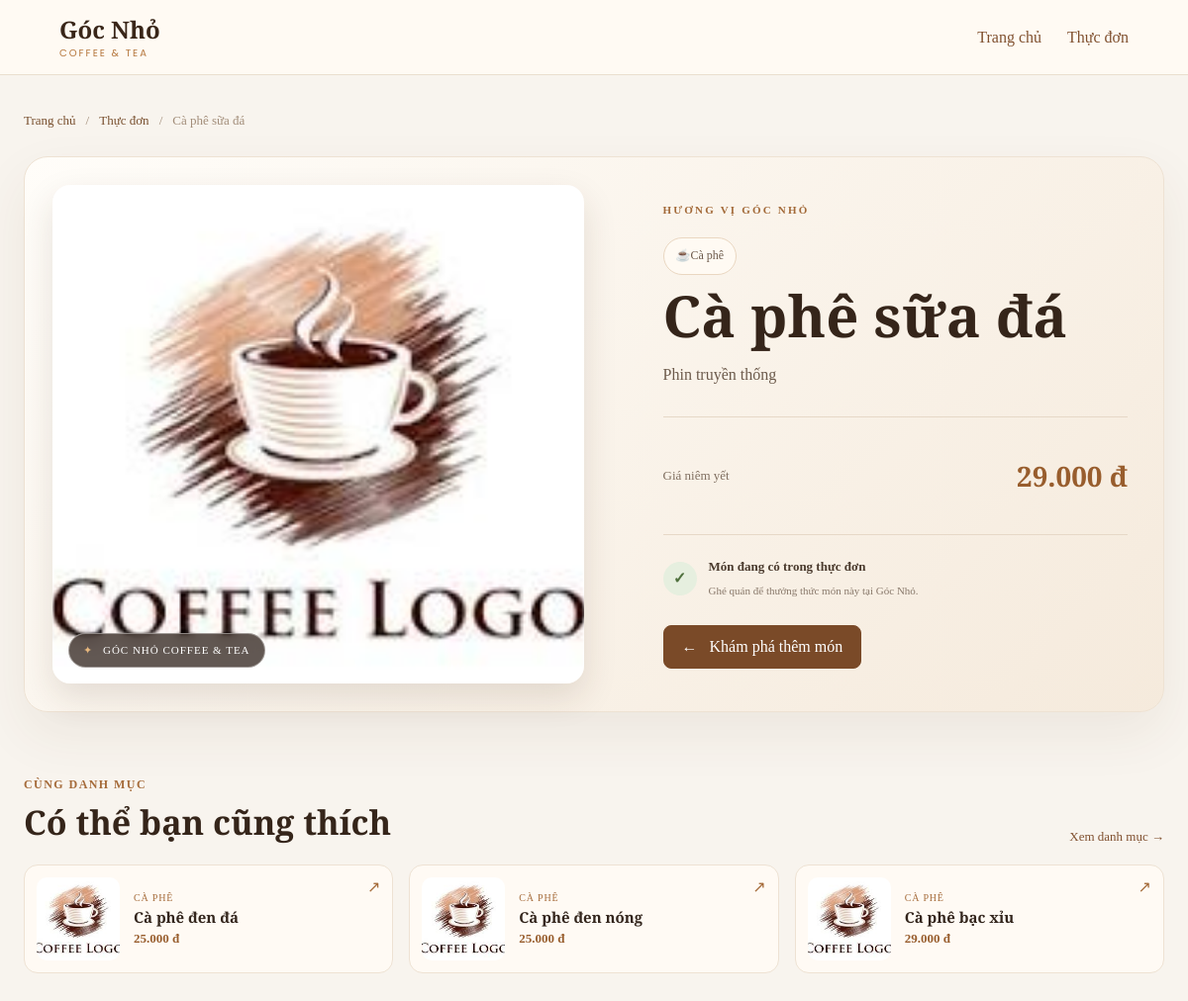
The page /index.php?page=menu-detail&id=1 on the database its author committed.
### tables this page shows
CREATE TABLE IF NOT EXISTS menu_items (
  item_id INT UNSIGNED AUTO_INCREMENT PRIMARY KEY,
  category_id INT UNSIGNED NOT NULL,
  item_name VARCHAR(150) NOT NULL,
  description VARCHAR(255) NULL,
  price INT UNSIGNED NOT NULL,
  image MEDIUMTEXT NULL,
  is_hidden TINYINT(1) NOT NULL DEFAULT 0,
  is_sold_out TINYINT(1) NOT NULL DEFAULT 0,
  stock INT UNSIGNED NOT NULL DEFAULT 0,
  min_stock INT UNSIGNED NOT NULL DEFAULT 10,
  UNIQUE KEY uq_cat_name (category_id, item_name),
  FOREIGN KEY (category_id) REFERENCES categories(category_id)
);

CREATE TABLE IF NOT EXISTS categories (
  category_id INT UNSIGNED AUTO_INCREMENT PRIMARY KEY,
  category_name VARCHAR(100) NOT NULL UNIQUE,
  has_options TINYINT(1) NOT NULL DEFAULT 1
);

### index.php (called while the page is built, shortened)
<?php
require_once __DIR__ . '/functions.php';
$routes = array(
    'home' => 'home/index.php',
    'public-menu' => 'public-menu/index.php',
    'menu-detail' => 'menu-detail/index.php',
    'tables' => 'tables/index.php',
    'schedule' => 'schedule/index.php',
    'ops' => 'ops/index.php',
    'orders' => 'orders/index.php',
    'cashshift' => 'cashshift/index.php',
    'kitchen' => 'kitchen/index.php',
    'notify' => 'notify/index.php',
    'handover' => 'handover/index.php',
);
$page = $_GET['page'] ?? null;
$file = (is_string($page) && isset($routes[$page])) ? __DIR__ . '/pages/' . $routes[$page] : '';
$action = dirname($file) . '/action.php';
if (is_file($action)) {
    require $action;
}
require __DIR__ . '/layouts/public/header.php';
require $file;
require __DIR__ . '/layouts/public/footer.php';

### helpers/common.php (called while the page is built, shortened)
<?php
function e($value)
{
    return htmlspecialchars((string) $value, ENT_QUOTES, 'UTF-8');
}
function get_all_settings($refresh = false)
{
    static $settings = null;
    if ($settings !== null && !$refresh) {
        return $settings;
    }
    $settings = array();
    try {
        $rows = db()->fetchAll('SELECT setting_key, setting_value FROM site_settings');
        foreach ($rows as $r) {
            $settings[$r['setting_key']] = $r['setting_value'];
        }
    } catch (\Throwable $e) {
    }
    return $settings;
}
function setting($key, $default = '')
{
    $all = get_all_settings();
    return isset($all[$key]) && $all[$key] !== '' && $all[$key] !== null ? $all[$key] : $default;
}
function brand_name()
{
    return setting('brand_name', 'Góc Nhỏ');
}
function brand_subtitle()
{
    return setting('brand_subtitle', 'Coffee & Tea');
}
function brand_full()
{
    return trim(brand_name() . ' ' . brand_subtitle());
}
function menu_item_image($item)
{
    return !empty($item['image']) ? $item['image'] : 'assets/images/images.jpg';
}

### config/database.php (called while the page is built, shortened)
<?php
$env = function ($key, $default) {
    $value = getenv($key);
    return $value === false ? $default : $value;
};
$appEnvironment = strtolower((string) $env('APP_ENV', 'local'));
$dbUser = $env('DB_USER', 'root');
$dbPassword = $env('DB_PASSWORD', '');
return array(
    'host'     => $env('DB_HOST', '127.0.0.1'),
    'port'     => (int) $env('DB_PORT', '3306'),
    'database' => $env('DB_NAME', 'coffee_shop'),
    'username' => $dbUser,
    'password' => $dbPassword,
    'charset'  => 'utf8mb4',
);

### helpers/database.php (called while the page is built)
<?php
function db()
{
    static $database = null;
    if ($database === null) {
        $config = require __DIR__ . '/../config/database.php';
        $database = new Database($config);
    }
    return $database;
}

### classes/Database.php (called while the page is built, shortened)
<?php
class Database
{
    private $connection;
    public function __construct($config)
    {
        $this->connection = new mysqli(
            $config['host'], $config['username'], $config['password'],
            $config['database'], $config['port']
        );
        $this->connection->set_charset($config['charset']);
        $this->connection->query("SET time_zone = '" . date('P') . "'");
    }
    public function run($sql, $params = array())
    {
        $stmt = $this->connection->prepare($sql);
        if ($params) {
            $types = '';
            foreach ($params as $p) { $types .= is_int($p) ? 'i' : 's'; }
            $stmt->bind_param($types, ...$params);
        }
        $stmt->execute();
        return $stmt;
    }
    public function fetchAll($sql, $params = array())
    {
        return $this->run($sql, $params)->get_result()->fetch_all(MYSQLI_ASSOC);
    }
    public function fetchOne($sql, $params = array())
    {
        $row = $this->run($sql, $params)->get_result()->fetch_assoc();
        return $row ?: null;
    }
}

### pages/menu-detail/action.php (called while the page is built, shortened)
<?php
require_once __DIR__ . '/../../functions.php';
$itemId = filter_input(INPUT_GET, 'id', FILTER_VALIDATE_INT);
$menuItem = ($itemId && $itemId > 0) ? get_menu_item($itemId) : null;
$relatedMenuItems = $menuItem
    ? public_related_menu_items($menuItem['category_id'], $menuItem['item_id'], 3)
    : array();
$title = $menuItem ? $menuItem['item_name'] . ' | ' . brand_full() : 'Không tìm thấy món';

### functions.php (called while the page is built, shortened)
<?php
function get_menu_item($id)
{
    return db()->fetchOne(
        "SELECT m.item_id, m.item_name, m.description, m.price, m.image,
                m.is_hidden, c.category_id, c.category_name
         FROM menu_items m
         JOIN categories c ON c.category_id = m.category_id
         WHERE m.item_id = ? AND m.is_hidden = 0",
        array((int) $id)
    );
}
function public_related_menu_items($categoryId, $exceptId, $limit = 3)
{
    return db()->fetchAll(
        "SELECT m.item_id, m.item_name, m.price, m.image, m.description,
                c.category_name, c.category_id
         FROM menu_items m
         JOIN categories c ON c.category_id = m.category_id
         WHERE m.is_hidden = 0 AND m.category_id = ? AND m.item_id <> ?
         ORDER BY m.item_id ASC
         LIMIT ?",
        array((int) $categoryId, (int) $exceptId, max(1, min(6, (int) $limit)))
    );
}

### pages/menu-detail/index.php (the view)
<header class="catalog-header">
    <a href="index.php?page=home" class="catalog-brand"><?= e(brand_name()) ?> <span><?= e(brand_subtitle()) ?></span></a>
    <nav aria-label="Điều hướng chính">
        <a href="index.php?page=home">Trang chủ</a>
        <a href="index.php?page=public-menu">Thực đơn</a>
    </nav>
</header>
<main class="catalog-main catalog-detail-page">
    <?php if (!$menuItem): ?>
        <section class="catalog-not-found">
            <p class="catalog-eyebrow">404 · KHÔNG TÌM THẤY</p>
            <h1>Món này không có trong thực đơn</h1>
            <p>Món có thể đã bị ẩn hoặc đường dẫn không còn hợp lệ.</p>
            <a class="catalog-back" href="index.php?page=public-menu">Quay lại thực đơn <span aria-hidden="true">→</span></a>
        </section>
    <?php else: ?>
        <nav class="catalog-breadcrumb" aria-label="Đường dẫn">
            <a href="index.php?page=home">Trang chủ</a><span aria-hidden="true">/</span>
            <a href="index.php?page=public-menu">Thực đơn</a><span aria-hidden="true">/</span>
            <span><?= e($menuItem['item_name']) ?></span>
        </nav>
        <article class="catalog-detail">
            <div class="catalog-detail-visual">
                <img src="<?= e(menu_item_image($menuItem)) ?>" alt="<?= e($menuItem['item_name']) ?>">
                <span class="catalog-photo-caption"><span aria-hidden="true">✦</span> <?= e(brand_full()) ?></span>
            </div>
            <div class="catalog-detail-info">
                <span class="catalog-detail-kicker">HƯƠNG VỊ <?= e(mb_strtoupper(brand_name(), "UTF-8")) ?></span>
                <p class="catalog-category-pill"><span aria-hidden="true">☕</span> <?= e($menuItem['category_name']) ?></p>
                <h1><?= e($menuItem['item_name']) ?></h1>
                <p class="catalog-detail-description"><?= e($menuItem['description'] ?: 'Được chuẩn bị tại quán với sự chăm chút trong từng phần.') ?></p>
                <div class="catalog-detail-price">
                    <span>Giá niêm yết</span>
                    <strong><?= e(number_format((int) $menuItem['price'], 0, ',', '.')) ?> đ</strong>
                </div>
                <div class="catalog-detail-note">
                    <span class="catalog-note-icon" aria-hidden="true">✓</span>
                    <p><b>Món đang có trong thực đơn</b><small>Ghé quán để thưởng thức món này tại <?= e(brand_name()) ?>.</small></p>
                </div>
                <a class="catalog-back catalog-back-link" href="index.php?page=public-menu"><span aria-hidden="true">←</span> Khám phá thêm món</a>
            </div>
        </article>
        <?php if ($relatedMenuItems): ?>
            <section class="catalog-related" aria-labelledby="relatedMenuHeading">
                <div class="catalog-related-heading">
                    <div><p class="catalog-eyebrow">CÙNG DANH MỤC</p><h2 id="relatedMenuHeading">Có thể bạn cũng thích</h2></div>
                    <a href="index.php?page=public-menu&amp;category=<?= e(rawurlencode($menuItem['category_name'])) ?>">Xem danh mục <span aria-hidden="true">→</span></a>
                </div>
                <div class="catalog-related-grid">
                    <?php foreach ($relatedMenuItems as $related): ?>
                        <a class="catalog-related-card" href="index.php?page=menu-detail&amp;id=<?= (int) $related['item_id'] ?>">
                            <img src="<?= e(menu_item_image($related)) ?>" alt="<?= e($related['item_name']) ?>" loading="lazy">
                            <span><small><?= e($related['category_name']) ?></small><b><?= e($related['item_name']) ?></b>
                                <strong><?= e(number_format((int) $related['price'], 0, ',', '.')) ?> đ</strong></span>
                            <i aria-hidden="true">↗</i>
                        </a>
                    <?php endforeach; ?>
                </div>
            </section>
        <?php endif; ?>
    <?php endif; ?>
</main>

### assets/css/style.css (style rules this page uses)
html, body { height: 100%; margin: 0; overflow: hidden; }
body { display: flex; }

### rows shown on the page
menu_items: item_name "Cà phê sữa đá", category.category_name "Cà phê", description "Phin truyền thống", price "29.000"
menu_items: category.category_name "CÀ PHÊ", item_name "Cà phê đen đá", price "25.000"
menu_items: category.category_name "CÀ PHÊ", item_name "Cà phê đen nóng", price "25.000"
menu_items: category.category_name "CÀ PHÊ", item_name "Cà phê bạc xỉu", price "29.000"

### other values the page prints
brand_name() "Góc Nhỏ"
brand_subtitle() "COFFEE & TEA"
brand_full() "GÓC NHỎ COFFEE & TEA"
mb_strtoupper(brand_name(), "UTF-8") "GÓC NHỎ"
